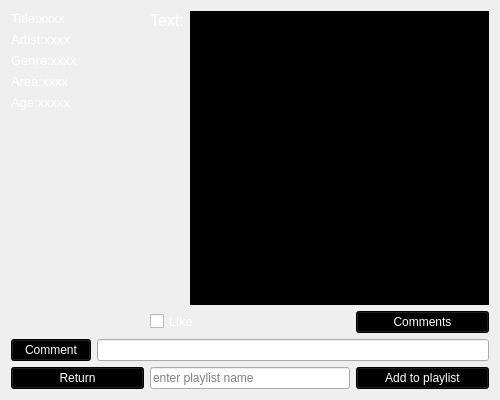
<?xml version="1.0" encoding="UTF-8"?>
<ui version="4.0">
 <class>MusicWindow</class>
 <widget class="QWidget" name="MusicWindow">
  <property name="geometry">
   <rect>
    <x>0</x>
    <y>0</y>
    <width>500</width>
    <height>400</height>
   </rect>
  </property>
  <property name="minimumSize">
   <size>
    <width>500</width>
    <height>400</height>
   </size>
  </property>
  <property name="maximumSize">
   <size>
    <width>500</width>
    <height>400</height>
   </size>
  </property>
  <property name="windowTitle">
   <string>Form</string>
  </property>
  <property name="styleSheet">
   <string notr="true">background-image: url(:/Background/background/darkgreen.png);</string>
  </property>
  <layout class="QGridLayout" name="gridLayout">
   <item row="4" column="0">
    <widget class="QPushButton" name="Return_btn">
     <property name="font">
      <font>
       <pointsize>9</pointsize>
      </font>
     </property>
     <property name="styleSheet">
      <string notr="true">color: rgb(255, 255, 255);
background-color: rgb(0, 0, 0);</string>
     </property>
     <property name="text">
      <string>Return</string>
     </property>
    </widget>
   </item>
   <item row="2" column="0" colspan="3">
    <layout class="QHBoxLayout" name="horizontalLayout_2">
     <item>
      <widget class="QPushButton" name="sendComment_btn">
       <property name="font">
        <font>
         <pointsize>9</pointsize>
        </font>
       </property>
       <property name="styleSheet">
        <string notr="true">color: rgb(255, 255, 255);
background-color: rgb(0, 0, 0);</string>
       </property>
       <property name="text">
        <string>Comment</string>
       </property>
      </widget>
     </item>
     <item>
      <widget class="QLineEdit" name="comment_lineEdit">
       <property name="styleSheet">
        <string notr="true">background-image: url(:/Background/background/transparent.png);
</string>
       </property>
      </widget>
     </item>
    </layout>
   </item>
   <item row="0" column="0" rowspan="2">
    <layout class="QVBoxLayout" name="verticalLayout">
     <item>
      <widget class="QLabel" name="Title_lbl">
       <property name="font">
        <font>
         <pointsize>10</pointsize>
        </font>
       </property>
       <property name="styleSheet">
        <string notr="true">background-image: url(:/Background/background/transparent.png);
color: rgb(255, 255, 255);</string>
       </property>
       <property name="text">
        <string>Title:xxxx</string>
       </property>
      </widget>
     </item>
     <item>
      <widget class="QLabel" name="Artist_lbl">
       <property name="font">
        <font>
         <pointsize>10</pointsize>
        </font>
       </property>
       <property name="styleSheet">
        <string notr="true">background-image: url(:/Background/background/transparent.png);
color: rgb(255, 255, 255);</string>
       </property>
       <property name="text">
        <string>Artist:xxxx</string>
       </property>
      </widget>
     </item>
     <item>
      <widget class="QLabel" name="Genre_lbl">
       <property name="font">
        <font>
         <pointsize>10</pointsize>
        </font>
       </property>
       <property name="styleSheet">
        <string notr="true">background-image: url(:/Background/background/transparent.png);
color: rgb(255, 255, 255);</string>
       </property>
       <property name="text">
        <string>Genre:xxxx</string>
       </property>
      </widget>
     </item>
     <item>
      <widget class="QLabel" name="Area_lbl">
       <property name="font">
        <font>
         <pointsize>10</pointsize>
        </font>
       </property>
       <property name="styleSheet">
        <string notr="true">background-image: url(:/Background/background/transparent.png);
color: rgb(255, 255, 255);</string>
       </property>
       <property name="text">
        <string>Area:xxxx</string>
       </property>
      </widget>
     </item>
     <item>
      <widget class="QLabel" name="Age_lbl">
       <property name="font">
        <font>
         <pointsize>10</pointsize>
        </font>
       </property>
       <property name="styleSheet">
        <string notr="true">background-image: url(:/Background/background/transparent.png);
color: rgb(255, 255, 255);</string>
       </property>
       <property name="text">
        <string>Age:xxxxx</string>
       </property>
      </widget>
     </item>
     <item>
      <spacer name="verticalSpacer">
       <property name="orientation">
        <enum>Qt::Vertical</enum>
       </property>
       <property name="sizeHint" stdset="0">
        <size>
         <width>20</width>
         <height>40</height>
        </size>
       </property>
      </spacer>
     </item>
    </layout>
   </item>
   <item row="1" column="1">
    <widget class="QCheckBox" name="like_checkBox">
     <property name="font">
      <font>
       <pointsize>10</pointsize>
      </font>
     </property>
     <property name="styleSheet">
      <string notr="true">background-image: url(:/Background/background/transparent.png);
color: rgb(255, 255, 255);</string>
     </property>
     <property name="text">
      <string>Like</string>
     </property>
    </widget>
   </item>
   <item row="1" column="2">
    <widget class="QPushButton" name="comments_btn">
     <property name="font">
      <font>
       <pointsize>9</pointsize>
      </font>
     </property>
     <property name="styleSheet">
      <string notr="true">color: rgb(255, 255, 255);
background-color: rgb(0, 0, 0);</string>
     </property>
     <property name="text">
      <string>Comments</string>
     </property>
    </widget>
   </item>
   <item row="0" column="1" colspan="2">
    <layout class="QHBoxLayout" name="horizontalLayout">
     <item>
      <widget class="QLabel" name="Text_lbl">
       <property name="font">
        <font>
         <pointsize>12</pointsize>
        </font>
       </property>
       <property name="styleSheet">
        <string notr="true">background-image: url(:/Background/background/transparent.png);
color: rgb(255, 255, 255);</string>
       </property>
       <property name="text">
        <string>Text:</string>
       </property>
       <property name="alignment">
        <set>Qt::AlignLeading|Qt::AlignLeft|Qt::AlignTop</set>
       </property>
      </widget>
     </item>
     <item>
      <widget class="QTextBrowser" name="Text_browser">
       <property name="styleSheet">
        <string notr="true">color: rgb(255, 255, 255);
background-color: rgb(0, 0, 0);</string>
       </property>
       <property name="documentTitle">
        <string/>
       </property>
       <property name="placeholderText">
        <string/>
       </property>
      </widget>
     </item>
    </layout>
   </item>
   <item row="4" column="2">
    <widget class="QPushButton" name="addToPlaylist_btn">
     <property name="font">
      <font>
       <pointsize>9</pointsize>
      </font>
     </property>
     <property name="styleSheet">
      <string notr="true">color: rgb(255, 255, 255);
background-color: rgb(0, 0, 0);</string>
     </property>
     <property name="text">
      <string>Add to playlist</string>
     </property>
    </widget>
   </item>
   <item row="4" column="1">
    <widget class="QLineEdit" name="playlist_lineEdit">
     <property name="maximumSize">
      <size>
       <width>200</width>
       <height>22</height>
      </size>
     </property>
     <property name="styleSheet">
      <string notr="true">background-image: url(:/Background/background/transparent.png);
</string>
     </property>
     <property name="placeholderText">
      <string>enter playlist name</string>
     </property>
    </widget>
   </item>
  </layout>
 </widget>
 <resources>
  <include location="../dbbackup/Resources/main.qrc"/>
 </resources>
 <connections/>
</ui>
